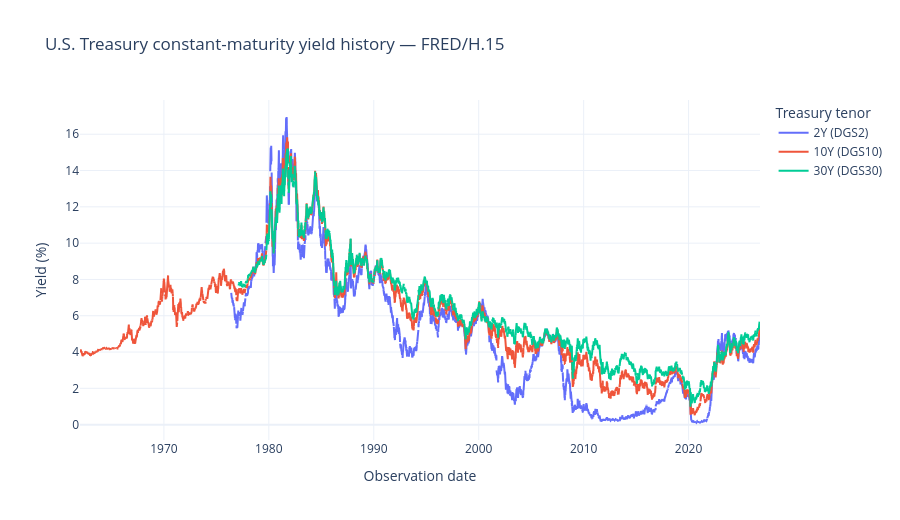

The notebook cell saved with this chart:
### Code cell
history_figure = show_yield_history(
    observations, *date_range.get_dates()
)

### Figure 1 — Plotly figure (JSON) as saved in the notebook; plotly's stock layout.template omitted (floating-point values rounded to 4 significant figures; data arrays with more than 128 entries replaced by an {"elided": "..."} marker saying what was removed)
{"data": [{"connectgaps": false, "hovertemplate": "%{x|%Y-%m-%d}<br>%{y:.2f}%<extra>%{fullData.name}</extra>", "line": {"dash": "solid"}, "mode": "lines", "name": "2Y (DGS2)", "type": "scatter", "x": {"elided": "16908 str values"}, "y": {"elided": "16908 float values"}}, {"connectgaps": false, "hovertemplate": "%{x|%Y-%m-%d}<br>%{y:.2f}%<extra>%{fullData.name}</extra>", "line": {"dash": "solid"}, "mode": "lines", "name": "10Y (DGS10)", "type": "scatter", "x": {"elided": "16908 str values"}, "y": {"elided": "16908 float values"}}, {"connectgaps": false, "hovertemplate": "%{x|%Y-%m-%d}<br>%{y:.2f}%<extra>%{fullData.name}</extra>", "line": {"dash": "solid"}, "mode": "lines", "name": "30Y (DGS30)", "type": "scatter", "x": {"elided": "16908 str values"}, "y": {"elided": "16908 float values"}}], "layout": {"height": 520, "hovermode": "x unified", "legend": {"title": {"text": "Treasury tenor"}}, "title": {"text": "U.S. Treasury constant-maturity yield history — FRED/H.15"}, "xaxis": {"range": ["1962-01-02", "2026-10-22"], "title": {"text": "Observation date"}, "type": "date"}, "yaxis": {"autorange": true, "title": {"text": "Yield (%)"}}}}
